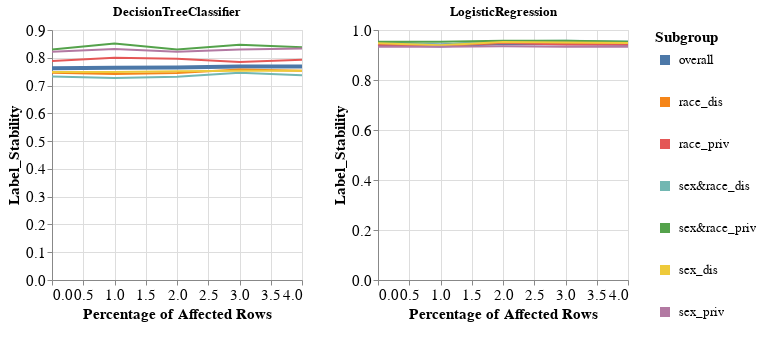

Here is the notebook cell this chart was saved with:
### Code cell
visualizer.create_subgroups_grid_pct_lines_per_model_plot(subgroup_metric='Label_Stability',
                                                          target_preprocessing_technique=PREPROCESSING_TECHNIQUES[0],
                                                          model_names=MODEL_NAMES)

### Figure 1 — Vega-Lite specification as saved in the notebook (floating-point values rounded to 4 significant figures)
{"config": {"view": {"continuousWidth": 400, "continuousHeight": 300}, "axis": {"labelFontSize": 15, "titleFontSize": 15}, "legend": {"labelFontSize": 13, "symbolStrokeWidth": 10, "titleFontSize": 15}}, "vconcat": [{"hconcat": [{"mark": "line", "encoding": {"color": {"field": "Subgroup", "type": "nominal"}, "strokeWidth": {"condition": {"value": 4, "test": "datum.Subgroup == 'overall'"}, "value": 2}, "x": {"field": "Percentage", "title": "Percentage of Affected Rows", "type": "quantitative"}, "y": {"field": "Metric_Value", "title": "Label_Stability", "type": "quantitative"}}, "height": 250, "title": "DecisionTreeClassifier", "width": 250}, {"data": {"name": "data-a4a2c354363f51011f5fb388182e7081"}, "mark": "line", "encoding": {"color": {"field": "Subgroup", "type": "nominal"}, "strokeWidth": {"condition": {"value": 4, "test": "datum.Subgroup == 'overall'"}, "value": 2}, "x": {"field": "Percentage", "title": "Percentage of Affected Rows", "type": "quantitative"}, "y": {"field": "Metric_Value", "title": "Label_Stability", "type": "quantitative"}}, "height": 250, "title": "LogisticRegression", "width": 250}]}], "data": {"name": "data-65e6ab7cc1d2be53bd704c97171b28f7"}, "$schema": "https://vega.github.io/schema/vega-lite/v4.17.0.json", "datasets": {"data-65e6ab7cc1d2be53bd704c97171b28f7": [{"Model_Name": "DecisionTreeClassifier", "Test_Set_Index": 0.0, "Metric": "Label_Stability", "Subgroup": "overall", "Num_Estimators": 10.0, "Metric_Value": 0.7625, "Percentage": 0.0}, {"Model_Name": "DecisionTreeClassifier", "Test_Set_Index": 0.0, "Metric": "Label_Stability", "Subgroup": "race_dis", "Num_Estimators": 10.0, "Metric_Value": 0.7461, "Percentage": 0.0}, {"Model_Name": "DecisionTreeClassifier", "Test_Set_Index": 0.0, "Metric": "Label_Stability", "Subgroup": "race_priv", "Num_Estimators": 10.0, "Metric_Value": 0.7883, "Percentage": 0.0}, {"Model_Name": "DecisionTreeClassifier", "Test_Set_Index": 0.0, "Metric": "Label_Stability", "Subgroup": "sex&race_dis", "Num_Estimators": 10.0, "Metric_Value": 0.7323, "Percentage": 0.0}, {"Model_Name": "DecisionTreeClassifier", "Test_Set_Index": 0.0, "Metric": "Label_Stability", "Subgroup": "sex&race_priv", "Num_Estimators": 10.0, "Metric_Value": 0.8298, "Percentage": 0.0}, {"Model_Name": "DecisionTreeClassifier", "Test_Set_Index": 0.0, "Metric": "Label_Stability", "Subgroup": "sex_dis", "Num_Estimators": 10.0, "Metric_Value": 0.7485, "Percentage": 0.0}, {"Model_Name": "DecisionTreeClassifier", "Test_Set_Index": 0.0, "Metric": "Label_Stability", "Subgroup": "sex_priv", "Num_Estimators": 10.0, "Metric_Value": 0.8218, "Percentage": 0.0}, {"Model_Name": "DecisionTreeClassifier", "Test_Set_Index": 1.0, "Metric": "Label_Stability", "Subgroup": "overall", "Num_Estimators": 10.0, "Metric_Value": 0.7644, "Percentage": 1.0}, {"Model_Name": "DecisionTreeClassifier", "Test_Set_Index": 1.0, "Metric": "Label_Stability", "Subgroup": "race_dis", "Num_Estimators": 10.0, "Metric_Value": 0.7418, "Percentage": 1.0}, {"Model_Name": "DecisionTreeClassifier", "Test_Set_Index": 1.0, "Metric": "Label_Stability", "Subgroup": "race_priv", "Num_Estimators": 10.0, "Metric_Value": 0.8, "Percentage": 1.0}, {"Model_Name": "DecisionTreeClassifier", "Test_Set_Index": 1.0, "Metric": "Label_Stability", "Subgroup": "sex&race_dis", "Num_Estimators": 10.0, "Metric_Value": 0.7271, "Percentage": 1.0}, {"Model_Name": "DecisionTreeClassifier", "Test_Set_Index": 1.0, "Metric": "Label_Stability", "Subgroup": "sex&race_priv", "Num_Estimators": 10.0, "Metric_Value": 0.8511, "Percentage": 1.0}, {"Model_Name": "DecisionTreeClassifier", "Test_Set_Index": 1.0, "Metric": "Label_Stability", "Subgroup": "sex_dis", "Num_Estimators": 10.0, "Metric_Value": 0.7485, "Percentage": 1.0}, {"Model_Name": "DecisionTreeClassifier", "Test_Set_Index": 1.0, "Metric": "Label_Stability", "Subgroup": "sex_priv", "Num_Estimators": 10.0, "Metric_Value": 0.8317, "Percentage": 1.0}, {"Model_Name": "DecisionTreeClassifier", "Test_Set_Index": 2.0, "Metric": "Label_Stability", "Subgroup": "overall", "Num_Estimators": 10.0, "Metric_Value": 0.7652, "Percentage": 2.0}, {"Model_Name": "DecisionTreeClassifier", "Test_Set_Index": 2.0, "Metric": "Label_Stability", "Subgroup": "race_dis", "Num_Estimators": 10.0, "Metric_Value": 0.7455, "Percentage": 2.0}, {"Model_Name": "DecisionTreeClassifier", "Test_Set_Index": 2.0, "Metric": "Label_Stability", "Subgroup": "race_priv", "Num_Estimators": 10.0, "Metric_Value": 0.7961, "Percentage": 2.0}, {"Model_Name": "DecisionTreeClassifier", "Test_Set_Index": 2.0, "Metric": "Label_Stability", "Subgroup": "sex&race_dis", "Num_Estimators": 10.0, "Metric_Value": 0.7316, "Percentage": 2.0}, {"Model_Name": "DecisionTreeClassifier", "Test_Set_Index": 2.0, "Metric": "Label_Stability", "Subgroup": "sex&race_priv", "Num_Estimators": 10.0, "Metric_Value": 0.8298, "Percentage": 2.0}, {"Model_Name": "DecisionTreeClassifier", "Test_Set_Index": 2.0, "Metric": "Label_Stability", "Subgroup": "sex_dis", "Num_Estimators": 10.0, "Metric_Value": 0.7518, "Percentage": 2.0}, {"Model_Name": "DecisionTreeClassifier", "Test_Set_Index": 2.0, "Metric": "Label_Stability", "Subgroup": "sex_priv", "Num_Estimators": 10.0, "Metric_Value": 0.8218, "Percentage": 2.0}, {"Model_Name": "DecisionTreeClassifier", "Test_Set_Index": 3.0, "Metric": "Label_Stability", "Subgroup": "overall", "Num_Estimators": 10.0, "Metric_Value": 0.7682, "Percentage": 3.0}, {"Model_Name": "DecisionTreeClassifier", "Test_Set_Index": 3.0, "Metric": "Label_Stability", "Subgroup": "race_dis", "Num_Estimators": 10.0, "Metric_Value": 0.7579, "Percentage": 3.0}, {"Model_Name": "DecisionTreeClassifier", "Test_Set_Index": 3.0, "Metric": "Label_Stability", "Subgroup": "race_priv", "Num_Estimators": 10.0, "Metric_Value": 0.7844, "Percentage": 3.0}, {"Model_Name": "DecisionTreeClassifier", "Test_Set_Index": 3.0, "Metric": "Label_Stability", "Subgroup": "sex&race_dis", "Num_Estimators": 10.0, "Metric_Value": 0.7465, "Percentage": 3.0}, {"Model_Name": "DecisionTreeClassifier", "Test_Set_Index": 3.0, "Metric": "Label_Stability", "Subgroup": "sex&race_priv", "Num_Estimators": 10.0, "Metric_Value": 0.8468, "Percentage": 3.0}, {"Model_Name": "DecisionTreeClassifier", "Test_Set_Index": 3.0, "Metric": "Label_Stability", "Subgroup": "sex_dis", "Num_Estimators": 10.0, "Metric_Value": 0.7536, "Percentage": 3.0}, {"Model_Name": "DecisionTreeClassifier", "Test_Set_Index": 3.0, "Metric": "Label_Stability", "Subgroup": "sex_priv", "Num_Estimators": 10.0, "Metric_Value": 0.8297, "Percentage": 3.0}, {"Model_Name": "DecisionTreeClassifier", "Test_Set_Index": 4.0, "Metric": "Label_Stability", "Subgroup": "overall", "Num_Estimators": 10.0, "Metric_Value": 0.7686, "Percentage": 4.0}, {"Model_Name": "DecisionTreeClassifier", "Test_Set_Index": 4.0, "Metric": "Label_Stability", "Subgroup": "race_dis", "Num_Estimators": 10.0, "Metric_Value": 0.7529, "Percentage": 4.0}, {"Model_Name": "DecisionTreeClassifier", "Test_Set_Index": 4.0, "Metric": "Label_Stability", "Subgroup": "race_priv", "Num_Estimators": 10.0, "Metric_Value": 0.7932, "Percentage": 4.0}, {"Model_Name": "DecisionTreeClassifier", "Test_Set_Index": 4.0, "Metric": "Label_Stability", "Subgroup": "sex&race_dis", "Num_Estimators": 10.0, "Metric_Value": 0.7375, "Percentage": 4.0}, {"Model_Name": "DecisionTreeClassifier", "Test_Set_Index": 4.0, "Metric": "Label_Stability", "Subgroup": "sex&race_priv", "Num_Estimators": 10.0, "Metric_Value": 0.8383, "Percentage": 4.0}, {"Model_Name": "DecisionTreeClassifier", "Test_Set_Index": 4.0, "Metric": "Label_Stability", "Subgroup": "sex_dis", "Num_Estimators": 10.0, "Metric_Value": 0.7532, "Percentage": 4.0}, {"Model_Name": "DecisionTreeClassifier", "Test_Set_Index": 4.0, "Metric": "Label_Stability", "Subgroup": "sex_priv", "Num_Estimators": 10.0, "Metric_Value": 0.8337, "Percentage": 4.0}], "data-a4a2c354363f51011f5fb388182e7081": [{"Model_Name": "LogisticRegression", "Test_Set_Index": 0.0, "Metric": "Label_Stability", "Subgroup": "overall", "Num_Estimators": 10.0, "Metric_Value": 0.9439, "Percentage": 0.0}, {"Model_Name": "LogisticRegression", "Test_Set_Index": 0.0, "Metric": "Label_Stability", "Subgroup": "race_dis", "Num_Estimators": 10.0, "Metric_Value": 0.9455, "Percentage": 0.0}, {"Model_Name": "LogisticRegression", "Test_Set_Index": 0.0, "Metric": "Label_Stability", "Subgroup": "race_priv", "Num_Estimators": 10.0, "Metric_Value": 0.9415, "Percentage": 0.0}, {"Model_Name": "LogisticRegression", "Test_Set_Index": 0.0, "Metric": "Label_Stability", "Subgroup": "sex&race_dis", "Num_Estimators": 10.0, "Metric_Value": 0.9517, "Percentage": 0.0}, {"Model_Name": "LogisticRegression", "Test_Set_Index": 0.0, "Metric": "Label_Stability", "Subgroup": "sex&race_priv", "Num_Estimators": 10.0, "Metric_Value": 0.9532, "Percentage": 0.0}, {"Model_Name": "LogisticRegression", "Test_Set_Index": 0.0, "Metric": "Label_Stability", "Subgroup": "sex_dis", "Num_Estimators": 10.0, "Metric_Value": 0.9466, "Percentage": 0.0}, {"Model_Name": "LogisticRegression", "Test_Set_Index": 0.0, "Metric": "Label_Stability", "Subgroup": "sex_priv", "Num_Estimators": 10.0, "Metric_Value": 0.9327, "Percentage": 0.0}, {"Model_Name": "LogisticRegression", "Test_Set_Index": 1.0, "Metric": "Label_Stability", "Subgroup": "overall", "Num_Estimators": 10.0, "Metric_Value": 0.9379, "Percentage": 1.0}, {"Model_Name": "LogisticRegression", "Test_Set_Index": 1.0, "Metric": "Label_Stability", "Subgroup": "race_dis", "Num_Estimators": 10.0, "Metric_Value": 0.9362, "Percentage": 1.0}, {"Model_Name": "LogisticRegression", "Test_Set_Index": 1.0, "Metric": "Label_Stability", "Subgroup": "race_priv", "Num_Estimators": 10.0, "Metric_Value": 0.9405, "Percentage": 1.0}, {"Model_Name": "LogisticRegression", "Test_Set_Index": 1.0, "Metric": "Label_Stability", "Subgroup": "sex&race_dis", "Num_Estimators": 10.0, "Metric_Value": 0.9405, "Percentage": 1.0}, {"Model_Name": "LogisticRegression", "Test_Set_Index": 1.0, "Metric": "Label_Stability", "Subgroup": "sex&race_priv", "Num_Estimators": 10.0, "Metric_Value": 0.9532, "Percentage": 1.0}, {"Model_Name": "LogisticRegression", "Test_Set_Index": 1.0, "Metric": "Label_Stability", "Subgroup": "sex_dis", "Num_Estimators": 10.0, "Metric_Value": 0.9391, "Percentage": 1.0}, {"Model_Name": "LogisticRegression", "Test_Set_Index": 1.0, "Metric": "Label_Stability", "Subgroup": "sex_priv", "Num_Estimators": 10.0, "Metric_Value": 0.9327, "Percentage": 1.0}, {"Model_Name": "LogisticRegression", "Test_Set_Index": 2.0, "Metric": "Label_Stability", "Subgroup": "overall", "Num_Estimators": 10.0, "Metric_Value": 0.9485, "Percentage": 2.0}, {"Model_Name": "LogisticRegression", "Test_Set_Index": 2.0, "Metric": "Label_Stability", "Subgroup": "race_dis", "Num_Estimators": 10.0, "Metric_Value": 0.9486, "Percentage": 2.0}, {"Model_Name": "LogisticRegression", "Test_Set_Index": 2.0, "Metric": "Label_Stability", "Subgroup": "race_priv", "Num_Estimators": 10.0, "Metric_Value": 0.9483, "Percentage": 2.0}, {"Model_Name": "LogisticRegression", "Test_Set_Index": 2.0, "Metric": "Label_Stability", "Subgroup": "sex&race_dis", "Num_Estimators": 10.0, "Metric_Value": 0.9554, "Percentage": 2.0}, {"Model_Name": "LogisticRegression", "Test_Set_Index": 2.0, "Metric": "Label_Stability", "Subgroup": "sex&race_priv", "Num_Estimators": 10.0, "Metric_Value": 0.9574, "Percentage": 2.0}, {"Model_Name": "LogisticRegression", "Test_Set_Index": 2.0, "Metric": "Label_Stability", "Subgroup": "sex_dis", "Num_Estimators": 10.0, "Metric_Value": 0.9518, "Percentage": 2.0}, {"Model_Name": "LogisticRegression", "Test_Set_Index": 2.0, "Metric": "Label_Stability", "Subgroup": "sex_priv", "Num_Estimators": 10.0, "Metric_Value": 0.9347, "Percentage": 2.0}, {"Model_Name": "LogisticRegression", "Test_Set_Index": 3.0, "Metric": "Label_Stability", "Subgroup": "overall", "Num_Estimators": 10.0, "Metric_Value": 0.9466, "Percentage": 3.0}, {"Model_Name": "LogisticRegression", "Test_Set_Index": 3.0, "Metric": "Label_Stability", "Subgroup": "race_dis", "Num_Estimators": 10.0, "Metric_Value": 0.9492, "Percentage": 3.0}, {"Model_Name": "LogisticRegression", "Test_Set_Index": 3.0, "Metric": "Label_Stability", "Subgroup": "race_priv", "Num_Estimators": 10.0, "Metric_Value": 0.9424, "Percentage": 3.0}, {"Model_Name": "LogisticRegression", "Test_Set_Index": 3.0, "Metric": "Label_Stability", "Subgroup": "sex&race_dis", "Num_Estimators": 10.0, "Metric_Value": 0.9569, "Percentage": 3.0}, {"Model_Name": "LogisticRegression", "Test_Set_Index": 3.0, "Metric": "Label_Stability", "Subgroup": "sex&race_priv", "Num_Estimators": 10.0, "Metric_Value": 0.9574, "Percentage": 3.0}, {"Model_Name": "LogisticRegression", "Test_Set_Index": 3.0, "Metric": "Label_Stability", "Subgroup": "sex_dis", "Num_Estimators": 10.0, "Metric_Value": 0.9499, "Percentage": 3.0}, {"Model_Name": "LogisticRegression", "Test_Set_Index": 3.0, "Metric": "Label_Stability", "Subgroup": "sex_priv", "Num_Estimators": 10.0, "Metric_Value": 0.9327, "Percentage": 3.0}, {"Model_Name": "LogisticRegression", "Test_Set_Index": 4.0, "Metric": "Label_Stability", "Subgroup": "overall", "Num_Estimators": 10.0, "Metric_Value": 0.9455, "Percentage": 4.0}, {"Model_Name": "LogisticRegression", "Test_Set_Index": 4.0, "Metric": "Label_Stability", "Subgroup": "race_dis", "Num_Estimators": 10.0, "Metric_Value": 0.9474, "Percentage": 4.0}, {"Model_Name": "LogisticRegression", "Test_Set_Index": 4.0, "Metric": "Label_Stability", "Subgroup": "race_priv", "Num_Estimators": 10.0, "Metric_Value": 0.9424, "Percentage": 4.0}, {"Model_Name": "LogisticRegression", "Test_Set_Index": 4.0, "Metric": "Label_Stability", "Subgroup": "sex&race_dis", "Num_Estimators": 10.0, "Metric_Value": 0.9539, "Percentage": 4.0}, {"Model_Name": "LogisticRegression", "Test_Set_Index": 4.0, "Metric": "Label_Stability", "Subgroup": "sex&race_priv", "Num_Estimators": 10.0, "Metric_Value": 0.9532, "Percentage": 4.0}, {"Model_Name": "LogisticRegression", "Test_Set_Index": 4.0, "Metric": "Label_Stability", "Subgroup": "sex_dis", "Num_Estimators": 10.0, "Metric_Value": 0.9485, "Percentage": 4.0}, {"Model_Name": "LogisticRegression", "Test_Set_Index": 4.0, "Metric": "Label_Stability", "Subgroup": "sex_priv", "Num_Estimators": 10.0, "Metric_Value": 0.9327, "Percentage": 4.0}]}}
